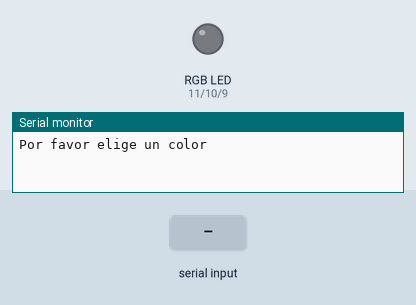
This sketch was run on a simulated Arduino Uno, built with avr-gcc and run on an emulated ATmega328P. Shown: an RGB LED mixed from three pins (HIGH = lit), the last lines printed to the serial monitor. Inputs (shaded band) come from the test bench.

Above: at 1.2 s.
1.3 s: "red" received over Serial
At 3.4 s:
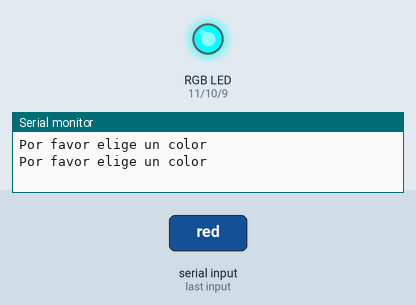
3.8 s: "blue" received over Serial
At 5.3 s:
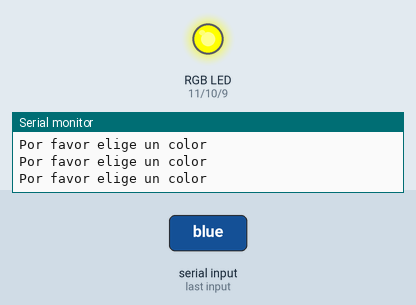
6.3 s: "yellow" received over Serial
At 8.5 s:
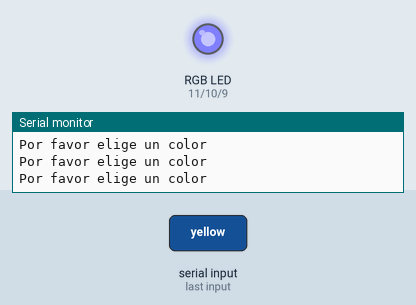
8.8 s: "green" received over Serial
At 10.4 s:
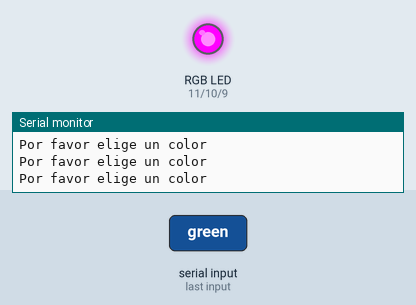
11.3 s: "purple" received over Serial
At 13.5 s:
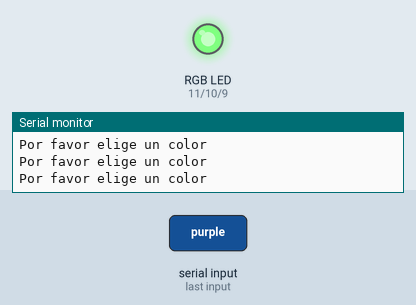
13.8 s: "orange" received over Serial
At 15.4 s:
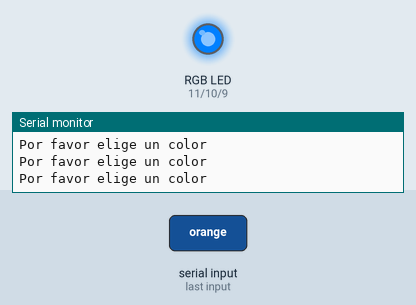
Timing chart, 0 to 16.9 s (numbered marks = the images above; inputs shaded):
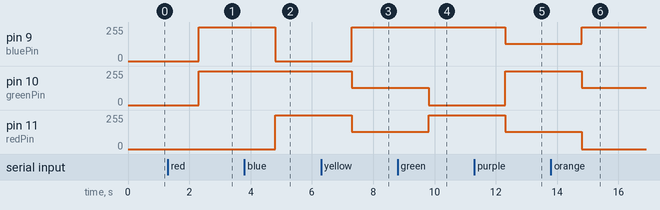

The sketch:

reto_led-rgb_class21.ino
```cpp
int redPin=11;
int greenPin=10;
int bluePin=9;
String color;
String msg1= "Por favor elige un color";
void setup() {
  Serial.begin(9600);
  pinMode(redPin,OUTPUT);
  pinMode(greenPin,OUTPUT);
  pinMode(bluePin,OUTPUT);

}

void loop() {
  Serial.println();
  Serial.println(msg1);
  while(Serial.available()==0){ //esperamos hasta que el usuario escriba algo

  }
  color=Serial.readString();
  if(color=="red"){//primario
    digitalWrite(redPin,LOW);
    digitalWrite(greenPin,HIGH);
    digitalWrite(bluePin,HIGH);
  }
  if(color=="blue"){//primario
    digitalWrite(redPin,HIGH);
    digitalWrite(greenPin,HIGH);
    digitalWrite(bluePin,LOW);
  }
      if(color=="yellow"){//primario
    analogWrite(redPin,128);
    analogWrite(greenPin,128);
    analogWrite(bluePin,255);
  }
    if(color=="green"){//secundario
    digitalWrite(redPin,HIGH);
    digitalWrite(greenPin,LOW);
    digitalWrite(bluePin,HIGH);
  }
    if(color=="purple"){//secundario
    analogWrite(redPin,128);
    analogWrite(greenPin,255);
    analogWrite(bluePin,128);
  }
      if(color=="orange"){//secundario
    analogWrite(redPin,0);
    analogWrite(greenPin,128);
    analogWrite(bluePin,255);
  }

/*     analogWrite(redPin,0);
    analogWrite(greenPin,128);
    analogWrite(bluePin,255); */

  /* amarillo 128,128,255 */ //primario
  /* morado 128,255,128 */ //secundario
  /* naranja  0,128, 255*/ //secundario
  /*  */


}
```

Measured:
- after the input at 1.3 s, pin 9 (bluePin), pin 10 (greenPin): 0/255 → 255/255 after 1.0 s
- after the input at 3.8 s, pin 9 (bluePin): 255/255 → 0/255 after 1.0 s; pin 11 (redPin): 0/255 → 255/255 after 1.0 s
- after the input at 6.3 s, pin 9 (bluePin): 0/255 → 255/255 after 1.0 s; pin 10 (greenPin), pin 11 (redPin): 255/255 → 128/255 after 1.0 s
- after the input at 8.8 s, pin 10 (greenPin): 128/255 → 0/255 after 1.0 s; pin 11 (redPin): 128/255 → 255/255 after 1.0 s
- after the input at 11.3 s, pin 9 (bluePin), pin 11 (redPin): 255/255 → 128/255 after 1.0 s; pin 10 (greenPin): 0/255 → 255/255 after 1.0 s
- after the input at 13.8 s, pin 9 (bluePin): 128/255 → 255/255 after 1.0 s; pin 10 (greenPin): 255/255 → 128/255 after 1.0 s; pin 11 (redPin): 128/255 → 0/255 after 1.0 s
